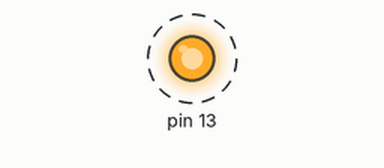
Recording of a sketch running on a simulated Arduino Uno, built with avr-gcc and run on an emulated ATmega328P. Parts: output pins drawn as LEDs (lit = HIGH). Dashed ring = blinking.

Above: at 0.5 s.
Timing chart, 0 to 4.6 s (numbered marks = the images above):
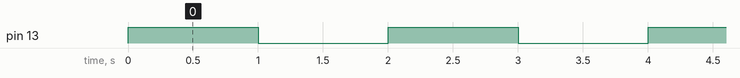

The sketch:

led.ino
```cpp
void setup() { // initialize digital pin 13 as an output
  // put your setup code here, to run once:
pinMode(13, OUTPUT);
}

  byte red=13;
void loop() {
  // put your main code here, to run repeatedly:
  digitalWrite(13, HIGH); // turn the LED on (HIGH is the voltage level)
  delay(1000); // wait for a second
  digitalWrite(13, LOW); // turn the LED off by making the voltage LOW
  delay(1000); // wait for a second
}
```

Measured:
- by itself, pin 13: alternates HIGH for 1.0 s and LOW for 1.0 s
